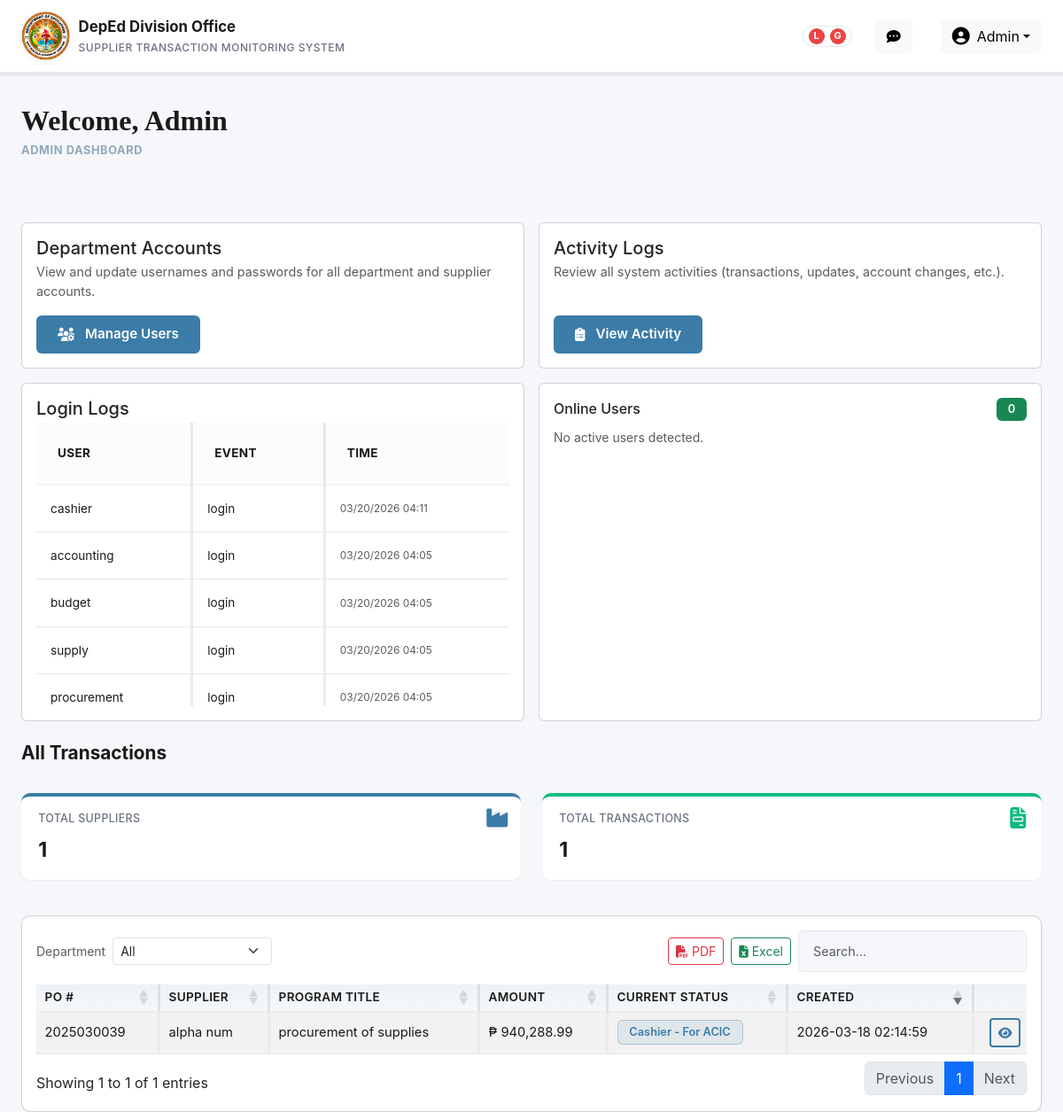
The page /dashboard.php (signed in) on the database its author committed.
### tables this page shows
CREATE TABLE `activity_logs` (
  `id` int(11) NOT NULL,
  `user_id` int(11) DEFAULT NULL,
  `action` varchar(255) NOT NULL,
  `target_type` varchar(50) DEFAULT NULL,
  `target_id` int(11) DEFAULT NULL,
  `details` text DEFAULT NULL,
  `created_at` timestamp NOT NULL DEFAULT current_timestamp()
);

CREATE TABLE `users` (
  `id` int(11) NOT NULL,
  `username` varchar(100) NOT NULL,
  `password_hash` varchar(255) NOT NULL,
  `role_id` int(11) NOT NULL,
  `supplier_id` int(11) DEFAULT NULL,
  `active_session_id` varchar(128) DEFAULT NULL,
  `active_session_last_seen` datetime DEFAULT NULL,
  `last_login_at` datetime DEFAULT NULL,
  `last_login_ip` varchar(45) DEFAULT NULL,
  `created_at` timestamp NOT NULL DEFAULT current_timestamp(),
  `full_name` varchar(150) DEFAULT NULL
);

CREATE TABLE `transactions` (
  `id` int(11) NOT NULL,
  `supplier_id` int(11) NOT NULL,
  `po_number` varchar(100) NOT NULL,
  `program_title` varchar(255) NOT NULL,
  `po_type` varchar(50) DEFAULT NULL,
  `proponent` varchar(255) DEFAULT NULL,
  `coverage_start` date DEFAULT NULL,
  `coverage_end` date DEFAULT NULL,
  `expected_date` varchar(255) DEFAULT NULL,
  `amount` decimal(15,2) NOT NULL,
  `created_at` timestamp NOT NULL DEFAULT current_timestamp(),
  `proc_status` varchar(100) DEFAULT NULL,
  `proc_remarks` text DEFAULT NULL,
  `proc_date` date DEFAULT NULL,
  `supply_status` varchar(100) DEFAULT NULL,
  `supply_delivery_receipt` varchar(100) DEFAULT NULL,
  `supply_sales_invoice` varchar(100) DEFAULT NULL,
  `supply_remarks` text DEFAULT NULL,
  `supply_date` date DEFAULT NULL,
  `acct_status` varchar(100) DEFAULT NULL,
  `acct_remarks` text DEFAULT NULL,
  `acct_dv_number` varchar(100) DEFAULT NULL,
  `acct_dv_date` date DEFAULT NULL,
  `acct_dv_amount` decimal(15,2) DEFAULT NULL,
  `acct_date` date DEFAULT NULL,
  `budget_ors_number` varchar(100) DEFAULT NULL,
  `budget_ors_date` date DEFAULT NULL,
  `budget_status` varchar(100) DEFAULT NULL,
  `budget_demandability` varchar(100) DEFAULT NULL,
  `budget_remarks` text DEFAULT NULL,
  `cashier_status` varchar(100) DEFAULT NULL,
  `cashier_remarks` text DEFAULT NULL,
  `cashier_or_number` varchar(100) DEFAULT NULL,
  `cashier_or_date` date DEFAULT NULL,
  `cashier_landbank_ref` varchar(150) DEFAULT NULL,
  `cashier_payment_date` date DEFAULT NULL,
  `supply_partial_delivery_date` date DEFAULT NULL,
  `supply_delivery_date` date DEFAULT NULL
);

CREATE TABLE `suppliers` (
  `id` int(11) NOT NULL,
  `name` varchar(255) NOT NULL,
  `created_at` timestamp NOT NULL DEFAULT current_timestamp(),
  `email` varchar(255) DEFAULT NULL
);

### dashboard.php (the view, shortened to what the rows shown need)
<?php
$role = $_SESSION['role'] ?? '';
$db = get_db();
$welcomeName = ucfirst($role);
include __DIR__ . '/header.php';
?>
<div class="page-header d-flex justify-content-between align-items-center flex-wrap gap-2">
    <div>
        <h2 class="page-title">Welcome, <?php echo htmlspecialchars($welcomeName); ?></h2>
    </div>
</div>
<?php if ($role === 'procurement'): ?>
    <?php
    $activePOs = 0;
    $pendingReview = 0;
    $approved = 0;
    $stmtStats = $db->query('SELECT proc_status, proc_date, supply_status, acct_status, budget_status, cashier_status FROM transactions');
    $rowsStats = $stmtStats ? $stmtStats->fetchAll(PDO::FETCH_ASSOC) : [];
    foreach ($rowsStats as $t) {
        $stage = '';
        if (!empty($t['cashier_status'])) {
            $stage = 'Approved';
        } elseif (!empty($t['supply_status']) || !empty($t['acct_status']) || !empty($t['budget_status'])) {
            $stage = 'Pending';
        } elseif (!empty($t['proc_status']) && empty($t['supply_status'])) {
            $stage = 'Active';
        }
        if ($stage === 'Active') $activePOs++;
        if ($stage === 'Pending') $pendingReview++;
        if ($stage === 'Approved') $approved++;
    }
    ?>
    <div class="stats-grid">
        <div class="stat-card blue">
            <div class="stat-content">
                <div class="stat-label">Active PO's</div>
                <div class="stat-number" id="statActive"><?php echo $activePOs; ?></div>
            </div>
            <div class="stat-card-icon"><i class="fas fa-file-invoice"></i></div>
        </div>
        <div class="stat-card orange">
            <div class="stat-content">
                <div class="stat-label">Pending Review</div>
                <div class="stat-number" id="statPending"><?php echo $pendingReview; ?></div>
            </div>
            <div class="stat-card-icon"><i class="fas fa-hourglass-half"></i></div>
        </div>
        <div class="stat-card green">
            <div class="stat-content">
                <div class="stat-label">Approved</div>
                <div class="stat-number" id="statApproved"><?php echo $approved; ?></div>
            </div>
            <div class="stat-card-icon"><i class="fas fa-check-circle"></i></div>
        </div>
    </div>
    <div class="section-header mt-4">
        <h5 class="section-title">Procurement - Transactions</h5>
        <button class="btn btn-primary" data-bs-toggle="modal" data-bs-target="#createPOModal"><i class="fas fa-plus"></i> New Transaction</button>
    </div>
    <div id="transactionsContainer">
        <?php include __DIR__ . '/partials/partials_transactions_table.php'; ?>
    </div>
<?php elseif ($role === 'admin'): ?>
    <?php
    $recentLoginLogs = [];
    try {
        $stmtLoginLogs = $db->prepare('SELECT al.created_at, al.action, al.details, u.username
                                       FROM activity_logs al
                                       LEFT JOIN users u ON al.user_id = u.id
                                       WHERE al.action IN (?,?,?)
                                       ORDER BY al.created_at DESC
                                       LIMIT 8');
        $stmtLoginLogs->execute(['login', 'logout', 'login_failed']);
        $recentLoginLogs = $stmtLoginLogs->fetchAll(PDO::FETCH_ASSOC);
    } catch (Exception $e) {
        $recentLoginLogs = [];
    }
    ?>
    <div class="row g-3 mt-1">
        <div class="col-12">
            <div class="row g-3">
                <div class="col-12 col-md-6">
                    <div class="card h-100">
                        <div class="card-body d-flex flex-column">
                            <?php if (empty($recentLoginLogs)): ?>
                                <div class="text-muted small">No login activity yet.</div>
                            <?php else: ?>
                                <div class="table-responsive mt-auto" style="max-height: 320px; overflow-y: auto;">
                                    <table class="table table-sm align-middle mb-0">
                                        <thead class="table-light">
                                        <tr>
                                            <th>User</th>
                                            <th>Event</th>
                                            <th>Time</th>
                                        </tr>
                                        </thead>
                                        <tbody id="loginLogsTbody">
                                        <?php foreach ($recentLoginLogs as $ll): ?>
                                            <tr>
                                                <td>
                                                    <?php
                                                    $loginLogUsername = $ll['username'] ?? 'System';
                                                    echo htmlspecialchars($loginLogUsername);
                                                    ?>
                                                </td>
                                                <td><?php echo htmlspecialchars($ll['action'] ?? ''); ?></td>
                                                <td class="text-muted small"><?php echo htmlspecialchars(date('m/d/Y H:i', strtotime($ll['created_at']))); ?></td>
                                            </tr>
                                        <?php endforeach; ?>
                                        </tbody>
                                    </table>
                                </div>
                            <?php endif; ?>
                        </div>
                    </div>
                </div>
            </div>
        </div>
    </div>
    <div id="transactionsContainer">
        <?php include __DIR__ . '/partials/partials_transactions_table.php'; ?>
    </div>
<?php else: ?>
    <div class="alert alert-info">
        No specific dashboard implemented for this role yet.
    </div>
<?php endif; ?>
<?php include __DIR__ . '/footer.php'; ?>

### partials/partials_transactions_table.php (shortened to what the rows shown need)
<?php
$params = [];
try {
    $db->exec('CREATE TABLE IF NOT EXISTS transaction_handoffs (
        id INT(11) NOT NULL AUTO_INCREMENT,
        transaction_id INT(11) NOT NULL,
        from_dept VARCHAR(32) NOT NULL,
        to_dept VARCHAR(32) NOT NULL,
        forwarded_at DATETIME NOT NULL,
        received_at DATETIME NULL DEFAULT NULL,
        delay_seconds INT(11) NULL DEFAULT NULL,
        exceeded_grace TINYINT(1) NOT NULL DEFAULT 0,
        created_by_user_id INT(11) DEFAULT NULL,
        received_by_user_id INT(11) DEFAULT NULL,
        PRIMARY KEY (id),
        KEY idx_tx_open (transaction_id, received_at),
        KEY idx_tx_time (transaction_id, forwarded_at)
    ) ENGINE=InnoDB DEFAULT CHARSET=utf8mb4 COLLATE=utf8mb4_general_ci');
} catch (Exception $e) {
}
$sql = 'SELECT t.*, s.name AS supplier_name
        FROM transactions t
        JOIN suppliers s ON t.supplier_id = s.id';
$sql .= ' ORDER BY t.created_at DESC';
$stmt = $db->prepare($sql);
$stmt->execute($params);
$transactions = $stmt->fetchAll();
?>
<div class="card table-wrapper">
    <div class="card-body">
        <div class="table-responsive">
            <table id="transactionsTable" class="table table-sm table-hover table-striped align-middle datatable table-compact">
                <thead class="table-light">
                <tr>
                    <th>PO #</th>
                    <th>Supplier</th>
                    <th>Program Title</th>
                    <th>Amount</th>
                    <th>Current Status</th>
                    <th>Created</th>
                    <th></th>
                </tr>
                </thead>
                <tbody id="transactionsBody">
            <?php if (!$transactions): ?>
                <tr>
                    <td class="text-center text-muted">No transactions found.</td>
                    <td></td>
                    <td></td>
                    <td></td>
                    <td></td>
                    <td></td>
                    <td></td>
                </tr>
            <?php else: ?>
                <?php foreach ($transactions as $t): ?>
                    <?php
                    $status = 'NEW';
                    $statusDept = '';
                    $nextDept = '';
                    $globalStage = 'active';
                    $has = function ($v): bool {
                        return trim((string)($v ?? '')) !== '';
                    };
                    if ($has($t['cashier_status'])) {
                        $status = $t['cashier_status'];
                        $statusDept = 'Cashier';
                        $nextDept = '';
                    } elseif ($has($t['acct_status'])) {
                        $status = $t['acct_status'];
                        $statusDept = 'Accounting';
                        $nextDept = '';
                    } elseif ($has($t['budget_status'])) {
                        $status = $t['budget_status'];
                        $statusDept = 'Budget';
                        $nextDept = '';
                    } elseif ($has($t['supply_status'])) {
                        $status = $t['supply_status'];
                        $statusDept = 'Supply';
                        $nextDept = '';
                    } elseif ($has($t['proc_status'])) {
                        $status = $t['proc_status'];
                        $statusDept = 'Procurement';
                        $nextDept = '';
                    } elseif (!empty($t['proc_date'])) {
                        $nextDept = '';
                    } else {
                        $nextDept = '';
                    }
                    $statusLabel = $statusDept ? ($statusDept . ' - ' . $status) : $status;
                    if ($has($t['cashier_status'])) {
                        $globalStage = 'approved';
                    } elseif ($has($t['supply_status']) || $has($t['acct_status']) || $has($t['budget_status'])) {
                        $globalStage = 'pending';
                    } else {
                        $globalStage = 'active';
                    }
                    $stageLabel = '';
                    $statusClass = 'badge-info';
                    $filterStage = $stageLabel !== '' ? strtolower($stageLabel) : $globalStage;
                    ?>
                    <tr data-next-dept="<?php echo htmlspecialchars($nextDept); ?>" data-status-dept="<?php echo htmlspecialchars(strtolower($statusDept)); ?>" data-stage="<?php echo htmlspecialchars($filterStage); ?>">
                        <td><?php echo htmlspecialchars($t['po_number']); ?></td>
                        <td><?php echo htmlspecialchars($t['supplier_name']); ?></td>
                        <td><?php echo htmlspecialchars($t['program_title']); ?></td>
                        <td>₱ <?php echo number_format($t['amount'], 2); ?></td>
                        <td>
                            <div class="d-flex justify-content-between align-items-center gap-2">
                                <span class="badge <?php echo $statusClass; ?>"><?php echo htmlspecialchars($statusLabel); ?></span>
                            </div>
                        </td>
                        <td><?php echo htmlspecialchars($t['created_at']); ?></td>
                        <td class="text-end">
                            <a class="btn btn-outline-primary btn-sm" aria-label="View or update transaction" title="View / Update"
                               href="transaction_view.php?id=<?php echo (int)$t['id']; ?>">
                                <i class="fas fa-eye"></i>
                            </a>
                        </td>
                    </tr>
                <?php endforeach; ?>
            <?php endif; ?>
                </tbody>
            </table>
        </div>
    </div>
    </div>
</div>

### rows shown on the page
activity_logs: user.username "cashier", action "login", created_at "03/20/2026 04:11"
activity_logs: user.username "accounting", action "login", created_at "03/20/2026 04:05"
activity_logs: user.username "budget", action "login", created_at "03/20/2026 04:05"
activity_logs: user.username "supply", action "login", created_at "03/20/2026 04:05"
activity_logs: user.username "procurement", action "login", created_at "03/20/2026 04:05"
transactions: po_number "2025030039", supplier.name "alpha num", program_title "procurement of supplies", amount "940,288.99", cashier_status "Cashier - For ACIC", created_at "2026-03-18 02:14:59"

### other values the page prints
$_SESSION['role'] "Admin"
$welcomeName "Admin"
$subtitle "ADMIN DASHBOARD"
$onlineCount "0"
$totalSuppliers "1"
$totalTransactions "1"
